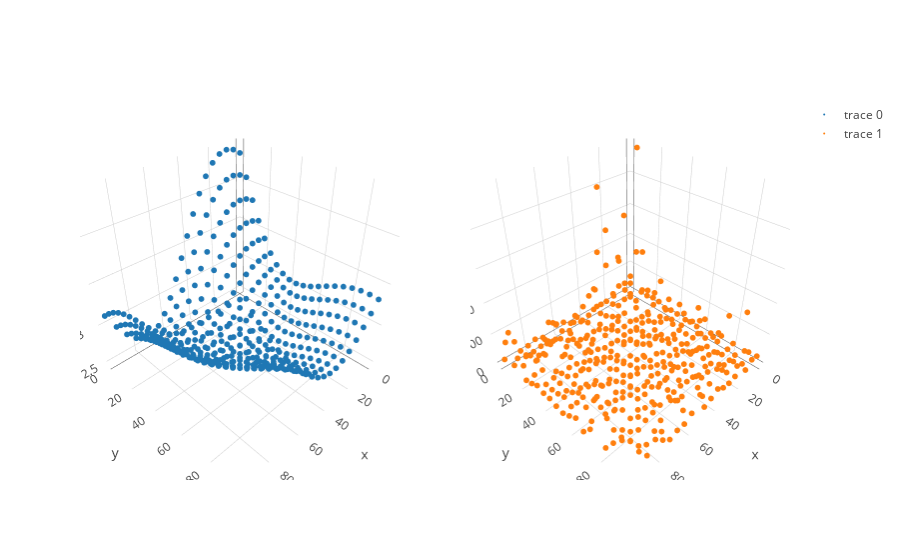

The notebook cell this image was saved under:
### Code cell
trace_func = go.Scatter3d(x = X[:,0], y = X[:,1], z=f, mode = 'markers', marker=dict(size = 2,))
trace_draws = go.Scatter3d(x = X[:,0], y = X[:,1], z=y, mode = 'markers', marker=dict(size = 2,))
fig = tools.make_subplots(rows=1, cols=2, specs=[[{'is_3d': True}, {'is_3d': True}]])
fig.append_trace(trace_func, 1, 1)
fig.append_trace(trace_draws, 1, 2)
iplot(fig)

### Figure 1 — Plotly figure (JSON) as saved in the notebook; plotly's stock layout.template omitted (floating-point values rounded to 4 significant figures; data arrays with more than 128 entries replaced by an {"elided": "..."} marker saying what was removed)
{"data": [{"marker": {"size": 2}, "mode": "markers", "scene": "scene1", "type": "scatter3d", "x": {"elided": "400 int values"}, "y": {"elided": "400 int values"}, "z": {"elided": "400 float values"}}, {"marker": {"size": 2}, "mode": "markers", "scene": "scene2", "type": "scatter3d", "x": {"elided": "400 int values"}, "y": {"elided": "400 int values"}, "z": {"elided": "400 int values"}}], "layout": {"scene1": {"domain": {"x": [0, 0.45], "y": [0, 1]}}, "scene2": {"domain": {"x": [0.55, 1], "y": [0, 1]}}}}
